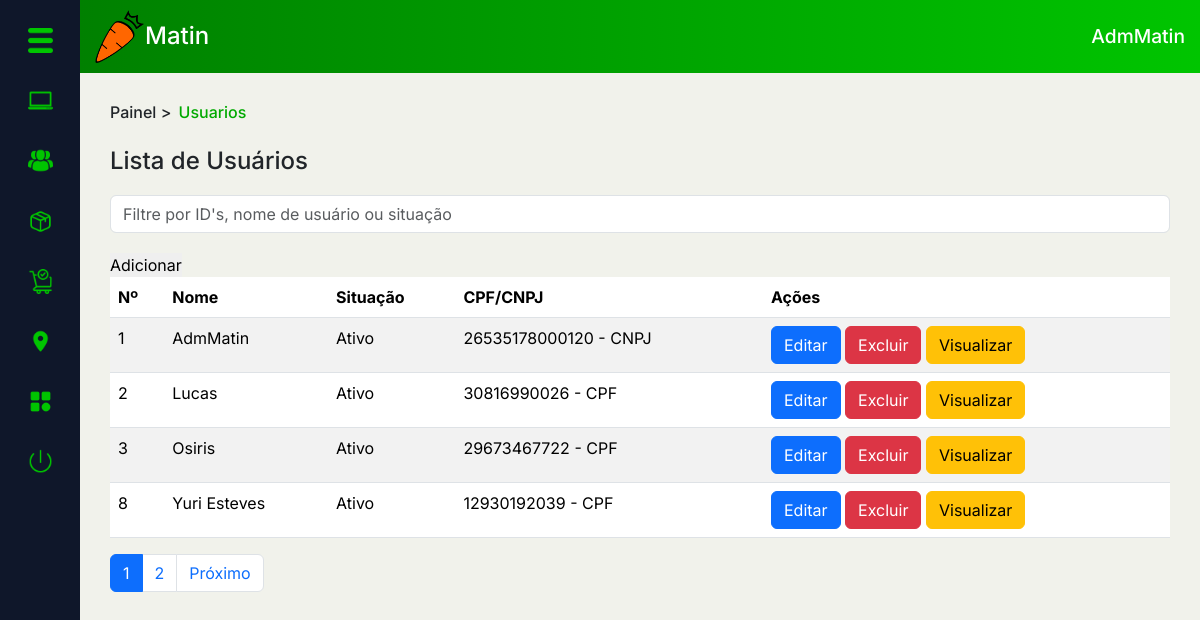
The page /PAGES/dashboard.php?page=usu_list (signed in) on the database its author committed.
### tables this page shows
CREATE TABLE `usuario` (
  `idUsu` int(11) NOT NULL,
  `nome_usu` varchar(50) NOT NULL,
  `ativo` enum('0','1') NOT NULL DEFAULT '1',
  `data_criacao` date NOT NULL,
  `email_usu` varchar(100) NOT NULL,
  `senha_usu` varchar(45) NOT NULL,
  `tel_usu` varchar(45) NOT NULL,
  `fotos_usu` varchar(45) NOT NULL DEFAULT 'sem_foto.png',
  `premium` enum('0','1') NOT NULL,
  `NR` varchar(45) NOT NULL,
  `comp` varchar(45) NOT NULL,
  `TCIR` enum('CPF','CNPJ') NOT NULL,
  `NRCIR` varchar(45) NOT NULL,
  `nvl_usu` enum('A','F','C') NOT NULL DEFAULT 'C',
  `Local_CEP` int(11) NOT NULL,
  `tipoLocal` enum('casa','trabalho') NOT NULL,
  `infoAddLocal` varchar(100) NOT NULL,
  `qnt_vendas_usuario` int(11) NOT NULL DEFAULT 0,
  `visto_por_ultimo` datetime DEFAULT NULL,
  `usu_online` tinyint(1) DEFAULT 0
);

### MODEL/autenticacao.php (called while the page is built, shortened)
<?php
function pegarIDUsuario(){
    return $_SESSION['idUsu'];
}
?>

### PAGES/DASHBOARD/usu_list.php (the view, shortened to what this page needs)
<div class="conteudo" id="conteudo2">
    <div class="top-cont">
        <div class="local">
            <h6><a href="../DASHBOARD/adminDash.php">Painel</a> > <mark>Usuarios</mark></h6>
        </div>
    </div>
    <div class="main-cont">
        <div class="main-tit">
            <h4>Lista de Usuários</h4>
        </div>
        <div class="pesq">
            <div class="input-group flex-nowrap search-bar">
                <input type="search" class="form-control" placeholder="Filtre por ID's, nome de usuário ou situação" aria-label="Search" aria-describedby="addon-wrapping">
            </div>
            <a href="?page=add_usu&NdPAdd=1"><button class="btnAdd" type="button">Adicionar</button></a>
        </div>
        <table class="table table-striped">
            <thead>
                <tr>
                    <th scope="col">Nº</th>
                    <th scope="col">Nome</th>
                    <th scope="col">Situação</th>
                    <th scope="col">CPF/CNPJ</th>
                    <th scope="col">Ações</th>
                </tr>
            </thead>
            <tbody>
                <?php
                $pagina = isset($_GET['pagina']) ? (int)$_GET['pagina'] : 1;
                $limite = 4;
                $inicio = ($pagina * $limite) - $limite;
                $selectQ = "SELECT * FROM usuario ORDER BY idUsu LIMIT $inicio, $limite";
                $selectP = $cx->prepare($selectQ);
                $selectP->setFetchMode(PDO::FETCH_ASSOC);
                $selectP->execute();
                $total = $selectP->rowCount();
                if ($total == 0) {
                    echo "<p class='txtVermelho'>Não há registros no momento...</p>";
                } else {
                    while ($dados = $selectP->fetch()) {
                        echo "<tr>";
                        echo "<td scope='row'>{$dados['idUsu']}</td>";
                        echo "<td>{$dados['nome_usu']}</td>";
                        if ($dados['ativo'] == 1) {
                            echo "<td class='txtVerde'>Ativo</td>";
                        } else {
                            echo "<td class='txtVermelho'>Bloqueado</td>";
                        }
                        echo "<td>{$dados['NRCIR']} - {$dados['TCIR']}</td>";
                        echo "<td><a href='#'><button type='button' class='btn btn-primary'>Editar</button></a> <a href='#'><button type='button' class='btn btn-danger'>Excluir</button></a> <a href='#'><button type='button' class='btn btn-warning'>Visualizar</button></a></td>";
                        echo "</tr>";
                    }
                }
                ?>
            </tbody>
        </table>
        <?php
        $selectAllQ = "SELECT COUNT(*) AS total FROM usuario";
        $selectAllP = $cx->prepare($selectAllQ);
        $selectAllP->execute();
        $totalRegistros = $selectAllP->fetch()['total'];
        $totalPaginas = ceil($totalRegistros / $limite);
        echo "<nav aria-label='Page navigation example' class='navigation'>";
        echo "<ul class='pagination'>";
        for ($i = 1; $i <= $totalPaginas; $i++) {
            $active = $i == $pagina ? "active" : "";
            echo "<li class='page-item $active'><a class='page-link' href='?page=usu_list&pagina=$i'>$i</a></li>";
        }
        if ($pagina < $totalPaginas) {
            echo "<li class='page-item'><a class='page-link' href='?page=usu_list&pagina=" . ($pagina + 1) . "'>Próximo</a></li>";
        }
        echo "</ul>";
        echo "</nav>";
        ?>
    </div>
</div>

### PAGES/DASHBOARD/headerDash.php (shortened to what this page needs)
<?php
if (isset($idUsu)) {
    $selectQ = "SELECT * FROM usuario WHERE idUsu = $idUsu";
    $selectP = $cx->prepare($selectQ);
    $selectP->execute();
    $dados = $selectP->fetch(PDO::FETCH_ASSOC);
}
?>
<nav class="d-flex justify-content-between align-items-center header">
    <a href="../index.php">
        <div class="logo">
            <figure>
                <img src="../IMAGES/matin-logo-png.png" alt="Matin">
            </figure>
            <h1>Matin</h1>
        </div>
    </a>
    <div class="usuario">
        <h1><?php echo $dados['nome_usu'] ?></h1>
    </div>
</nav>

### ASSETS/GERAL.css (style rules this page uses)
:root { --preto00: black; --pretoAzulado: #0F172A; --branco00: white; --cinza00: #C1C1C1; --cinza01: #898989; --cinza02: #D9D9D9; --cinza03: #EAEAEA; --cinza04: #ABABAB; --laranja00: #FF6600; --laranja01: #FF9F5F; --laranjaClaro: #FFE0CC; --laranjaPressed: #d66215; --vermelho00: #FF2A2A; --vermelhoAviso: #B00000; --azulClaro: #009EBB; --verde00: #008000; --verde01: #00C500; --verde02: #00AA00; --verdePressed: #035f03; --bege00: #F1F2EB; --bege01: #F5FBEF; --bege02: #E5E0E0; --bege03: #F2EEEB; --fonte01: 'Inter', serif; }

### ASSETS/PAGINAS-CSS/dashboard.css (style rules this page uses)
body { background-color: var(--bege00) !important; }

### PAGES/DASHBOARD/sidebarDash.php (style rules this page uses)
h6, h5 { margin: 0 !important; }
li { list-style: none; }
img { width: 25px; }

### PAGES/DASHBOARD/headerDash.php (style rules this page uses)
.header { background: linear-gradient(to right, var(--verde00), var(--verde01)); padding: 10px 15px; width: 100%; }
a { margin: 0; text-decoration: none; }
figure, h1 { margin: 0; }
nav .logo h1 { font-size: 1.5em; color: var(--branco00); }
.usuario, .logo { display: flex; align-items: center; }
nav .usuario h1 { font-size: 1.2em; color: var(--branco00); }
.logo figure img { width: 50px; }

### PAGES/DASHBOARD/usu_list.php (style rules this page uses)
#conteudo2 { padding: 30px; }
h6 a { color: var(--preto); text-decoration: none; }
mark { background-color: transparent !important; color: var(--verde02); }
.search-bar { margin: 20px 0 !important; }

### rows shown on the page
usuario: nome_usu "AdmMatin", idUsu "1", ativo "Ativo", NRCIR "26535178000120", TCIR "CNPJ"
usuario: idUsu "2", nome_usu "Lucas", ativo "Ativo", NRCIR "30816990026", TCIR "CPF"
usuario: idUsu "3", nome_usu "Osiris", ativo "Ativo", NRCIR "29673467722", TCIR "CPF"
usuario: idUsu "8", nome_usu "Yuri Esteves", ativo "Ativo", NRCIR "12930192039", TCIR "CPF"
